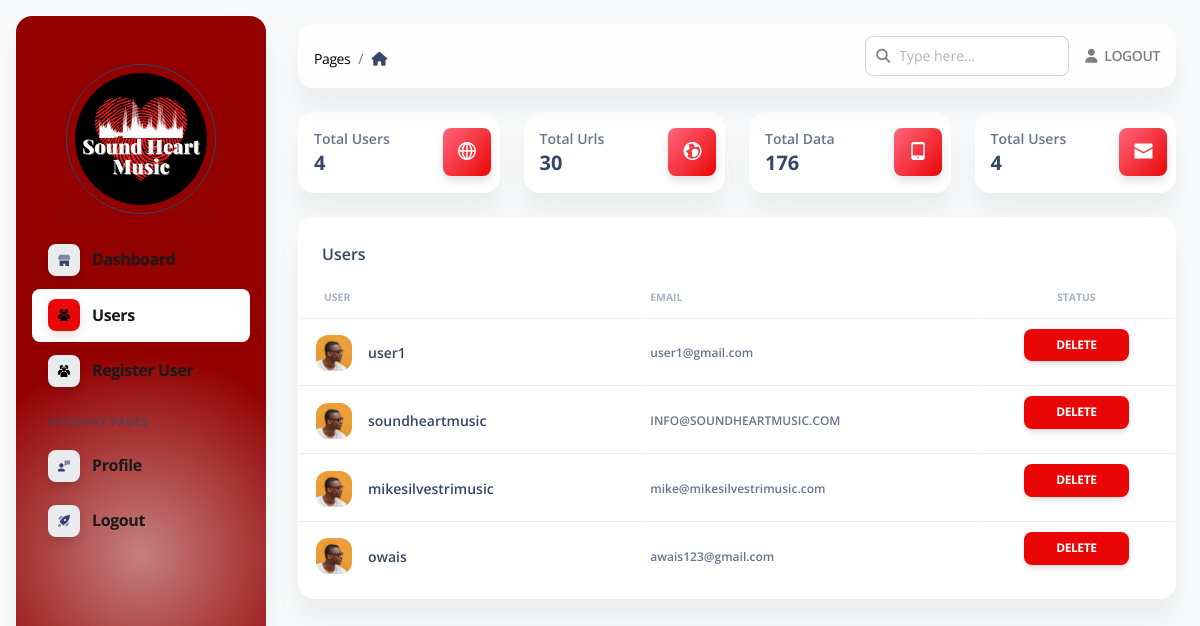
The app's page /admin/users (signed in), older data.
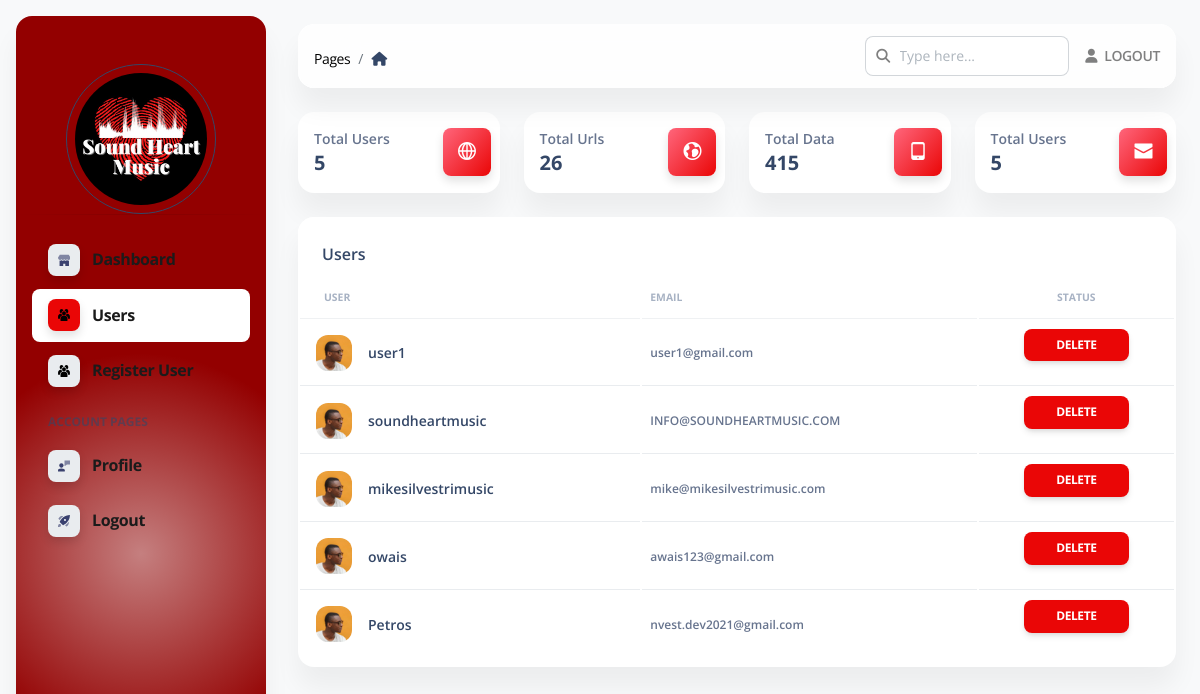
The same page, newer data.
### apps/authentication/models.py (models this page shows, shortened)
class Users(db.Model, UserMixin):
    __tablename__ = 'Users'
    id            = db.Column(db.Integer, primary_key=True)
    username      = db.Column(db.String(64), unique=True)
    email         = db.Column(db.String(64), unique=True)
    password      = db.Column(db.LargeBinary)
    role = db.Column(db.String(64), unique=True)
    oauth_github  = db.Column(db.String(100), nullable=True)
    api_token     = db.Column(db.String(100))
    api_token_ts  = db.Column(db.Integer)

### apps/home/routes.py (the view)
@blueprint.route('/admin/users', methods=['POST', 'GET'])
@login_required
@role_required('admin')
def admin_users():
    page_data = get_admin_data()
    users = Users.query.filter(Users.role != "admin").all()
    return render_template("home/admin_users.html",
                           segment='users', API_GENERATOR=len(API_GENERATOR),
                           page_data=page_data,
                           users=users
                           )

### apps/templates/home/admin_users.html (shortened to what this page needs)
{% extends 'layouts/admin.html' %}
{% block content %}
    <div class="container-fluid py-4">
        <div class="row">
            <div class="col-xl-3 col-sm-6 mb-xl-0 mb-4">
                <div class="card">
                    <div class="card-body p-3">
                        <div class="row">
                            <div class="col-8">
                                <div class="numbers">
                                    <p class="text-sm mb-0 text-capitalize font-weight-bold">Total Users</p>
                                    <h5 class="font-weight-bolder mb-0">
                                        {{ page_data['total_users'] }}
                                    </h5>
                                </div>
                            </div>
                            <div class="col-4 text-end">
                                <div class="icon icon-shape bg-gradient-danger shadow text-center border-radius-md">
                                    <i class="ni ni-world-2 text-lg opacity-10" aria-hidden="true"></i>
                                </div>
                            </div>
                        </div>
                    </div>
                </div>
            </div>
            <div class="col-xl-3 col-sm-6 mb-xl-0 mb-4">
                <div class="card">
                    <div class="card-body p-3">
                        <div class="row">
                            <div class="col-8">
                                <div class="numbers">
                                    <p class="text-sm mb-0 text-capitalize font-weight-bold">Total Urls</p>
                                    <h5 class="font-weight-bolder mb-0">
                                        {{ page_data['total_filters'] }}
                                    </h5>
                                </div>
                            </div>
                            <div class="col-4 text-end">
                                <div class="icon icon-shape bg-gradient-danger shadow text-center border-radius-md">
                                    <i class="ni ni-world text-lg opacity-10" aria-hidden="true"></i>
                                </div>
                            </div>
                        </div>
                    </div>
                </div>
            </div>
            <div class="col-xl-3 col-sm-6 mb-xl-0 mb-4">
                <div class="card">
                    <div class="card-body p-3">
                        <div class="row">
                            <div class="col-8">
                                <div class="numbers">
                                    <p class="text-sm mb-0 text-capitalize font-weight-bold">Total Data</p>
                                    <h5 class="font-weight-bolder mb-0">
                                        {{ page_data['services'] }}
                                    </h5>
                                </div>
                            </div>
                            <div class="col-4 text-end">
                                <div class="icon icon-shape bg-gradient-danger shadow text-center border-radius-md">
                                    <i class="ni ni-mobile-button text-lg opacity-10" aria-hidden="true"></i>
                                </div>
                            </div>
                        </div>
                    </div>
                </div>
            </div>
            <div class="col-xl-3 col-sm-6">
                <div class="card">
                    <div class="card-body p-3">
                        <div class="row">
                            <div class="col-8">
                                <div class="numbers">
                                    <p class="text-sm mb-0 text-capitalize font-weight-bold">Total Users</p>
                                    <h5 class="font-weight-bolder mb-0">
                                        {{ page_data['total_users'] }}
                                    </h5>
                                </div>
                            </div>
                            <div class="col-4 text-end">
                                <div class="icon icon-shape bg-gradient-danger shadow text-center border-radius-md">
                                    <i class="ni ni-email-83 text-lg opacity-10" aria-hidden="true"></i>
                                </div>
                            </div>
                        </div>
                    </div>
                </div>
            </div>
        </div>
        <div class="row py-4">
            <div class="col-12">
                <div class="card mb-4">
                    <div class="card-header pb-0">
                        <h6>Users</h6>
                    </div>
                    <div class="card-body px-0 pt-0 pb-2">
                        <div class="table-responsive p-0">
                            {% if users %}
                                <table class="table align-items-center mb-0">
                                    <thead>
                                    <tr>
                                        <th class="text-uppercase text-secondary text-xxs font-weight-bolder opacity-7">
                                            User
                                        </th>
                                        <th class="text-uppercase text-secondary text-xxs font-weight-bolder opacity-7 ps-2">
                                            Email
                                        </th>
                                        <th class="text-center text-uppercase text-secondary text-xxs font-weight-bolder opacity-7">
                                            Status
                                        </th>
                                    </tr>
                                    </thead>
                                    <tbody>
                                    {% for user in users %}
                                        <tr>
                                            <td>
                                                <div class="d-flex px-2 py-1">
                                                    <div>
                                                        <img src="{{ config.ASSETS_ROOT }}/img/team-2.jpg"
                                                             class="avatar avatar-sm me-3" alt="user1">
                                                    </div>
                                                    <div class="d-flex flex-column justify-content-center">
                                                        <h6 class="mb-0 text-sm">{{ user.username }}</h6>
                                                    </div>
                                                </div>
                                            </td>
                                            <td>
                                                <p class="text-xs font-weight-bold mb-0">{{ user.email }}</p>
                                            </td>
                                            <td class="align-middle text-center text-sm">
                                                <a href="/admin/users/delete/{{ user.id }}" class="btn btn-sm btn-danger">Delete</a>
                                            </td>
                                        </tr>
                                    {% endfor %}
                                    </tbody>
                                </table>
                            {% endif %}
                        </div>
                    </div>
                </div>
            </div>
        </div>
    </div>
{% endblock content %}

### apps/templates/layouts/admin.html (shortened to what this page needs)
<!DOCTYPE html>
<html lang="en">
<head>
    <link href="{{ config.ASSETS_ROOT }}/css/nucleo-icons.css" rel="stylesheet"/>
    <link href="{{ config.ASSETS_ROOT }}/css/nucleo-svg.css" rel="stylesheet"/>
    <link href="{{ config.ASSETS_ROOT }}/css/nucleo-svg.css" rel="stylesheet"/>
    <link id="pagestyle" href="{{ config.ASSETS_ROOT }}/css/soft-ui-dashboard.css?v=1.0.6" rel="stylesheet"/>
    <link id="pagestyle_dark" href="{{ config.ASSETS_ROOT }}/css/dark-theme-core.css" rel="stylesheet"/>
</head>
<body class="g-sidenav-show  bg-gray-100">
{% include "includes/admin_sidebar.html" %}
<main class="main-content position-relative max-height-vh-100 h-100 border-radius-lg ">
    {% include "includes/admin_navigation.html" %}
    {% block content %}{% endblock content %}
</main>
</body>
</html>

### apps/templates/includes/admin_sidebar.html (shortened to what this page needs)
<aside style="background-image: radial-gradient(200px circle at 50% 70%, rgb(139 0 0 / 50%) 0, #930000 100%)"
       class="sidenav navbar navbar-vertical navbar-expand-xs border-0 border-radius-xl my-3 fixed-start ms-3 ps bg-white"
       id="sidenav-main" data-color="danger">
    <div class="d-flex justify-content-center align-items-center mt-5">
        <div class="rounded-circle border border-dark p-2" style="width: 150px; height: 150px;">
            <img src="{{ config.ASSETS_ROOT }}/img/logo.jpeg" alt="main_logo" class="w-100 h-100 rounded-circle">
        </div>
    </div>
    <hr class="horizontal dark mt-0">
    <div class="collapse navbar-collapse  w-auto " id="sidenav-collapse-main">
        <ul class="navbar-nav">
            <li class="nav-item">
                <a style="color:#1b1b1b !important;font-size: 16px;font-weight: bold;" class="nav-link {% if 'index' in segment %} active {% endif %}"
                   href="/admin">
                    <div class="icon icon-shape icon-sm shadow border-radius-md bg-white text-center me-2 d-flex align-items-center justify-content-center">
                    </div>
                    <span class="nav-link-text ms-1">Dashboard</span>
                </a>
            </li>
            <li class="nav-item">
                <a style="color:#1b1b1b !important;font-size: 16px;font-weight: bold;" class="nav-link {% if 'users' in segment %} active {% endif %}"
                   href="/admin/users">
                    <div class="icon icon-shape icon-sm shadow border-radius-md bg-white text-center me-2 d-flex align-items-center justify-content-center">
                    </div>
                    <span class="nav-link-text ms-1">Users</span>
                </a>
            </li>
            <li class="nav-item">
                <a style="color:#1b1b1b !important;font-size: 16px;font-weight: bold;" class="nav-link {% if 'add_user' in segment %} active {% endif %}"
                   href="/admin/add/user">
                    <div class="icon icon-shape icon-sm shadow border-radius-md bg-white text-center me-2 d-flex align-items-center justify-content-center">
                    </div>
                    <span class="nav-link-text ms-1">Register User</span>
                </a>
            </li>
            <li class="nav-item mt-3">
                <h6 class="ps-4 ms-2 text-uppercase text-xs font-weight-bolder opacity-6">Account pages</h6>
            </li>
            <li class="nav-item">
                <a style="color:#1b1b1b !important;font-size: 16px;font-weight: bold;" class="nav-link {% if 'profile' in segment %} active {% endif %}"
                   href="/admin/profile">
                    <div class="icon icon-shape icon-sm shadow border-radius-md bg-white text-center me-2 d-flex align-items-center justify-content-center">
                    </div>
                    <span class="nav-link-text ms-1">Profile</span>
                </a>
            </li>
            <li class="nav-item">
                <a style="color:#1b1b1b !important;font-size: 16px;font-weight: bold;" class="nav-link  "
                   href="{{ url_for('authentication_blueprint.logout') }}">
                    <div class="icon icon-shape icon-sm shadow border-radius-md bg-white text-center me-2 d-flex align-items-center justify-content-center">
                    </div>
                    <span class="nav-link-text ms-1">Logout</span>
                </a>
            </li>
        </ul>
    </div>
</aside>

### apps/templates/includes/admin_navigation.html (shortened to what this page needs)
<nav style="opacity: 1 !important;" class="navbar  navbar-main navbar-expand-lg px-0 mx-4 shadow-none border-radius-xl position-sticky blur shadow-blur mt-4 left-auto top-1 z-index-sticky"
     id="navbarBlur" navbar-scroll="true">
    <div class="container-fluid py-1 px-3">
        <nav aria-label="breadcrumb">
            <ol  class="breadcrumb bg-transparent mb-0 pb-0 pt-1 px-0 me-sm-6 me-5">
                <li  class="breadcrumb-item text-sm"><a style="color: black !important; opacity: 1 !important;" class="opacity-5 text-dark" href="javascript:;">Pages</a></li>
                <li class="breadcrumb-item text-sm text-dark active" aria-current="page">
                    <i class="fa fa-home me-1"></i>
                </li>
            </ol>
        </nav>
        <div class="collapse navbar-collapse mt-sm-0 mt-2 me-md-0 me-sm-4" id="navbar">
            <div class="ms-md-auto pe-md-3 d-flex align-items-center">
                <div class="input-group">
                    <span class="input-group-text text-body text-bold text-black-50"><i class="fas fa-search" aria-hidden="true"></i></span>
                    <input type="text" class="form-control" placeholder="Type here...">
                </div>
            </div>
            <ul class="navbar-nav  justify-content-end">
                <li class="nav-item d-flex align-items-center">
                    <a href="{{ url_for('authentication_blueprint.logout') }}"
                       class="nav-link text-body font-weight-bold px-0">
                        <i class="fa fa-user me-sm-1 text-bold text-black-50"></i>
                        <span class="d-sm-inline d-none text-bold text-black-50">LOGOUT</span>
                    </a>
                </li>
            </ul>
        </div>
    </div>
</nav>

Row changes from the older to the newer data that the page shows:
added Users: username "Petros", email "nvest.dev2021@gmail.com"
Text that changed along with them:
{{ page_data['total_users'] }}: "4" → "5"
{{ page_data['total_filters'] }}: "30" → "26"
{{ page_data['services'] }}: "176" → "415"
